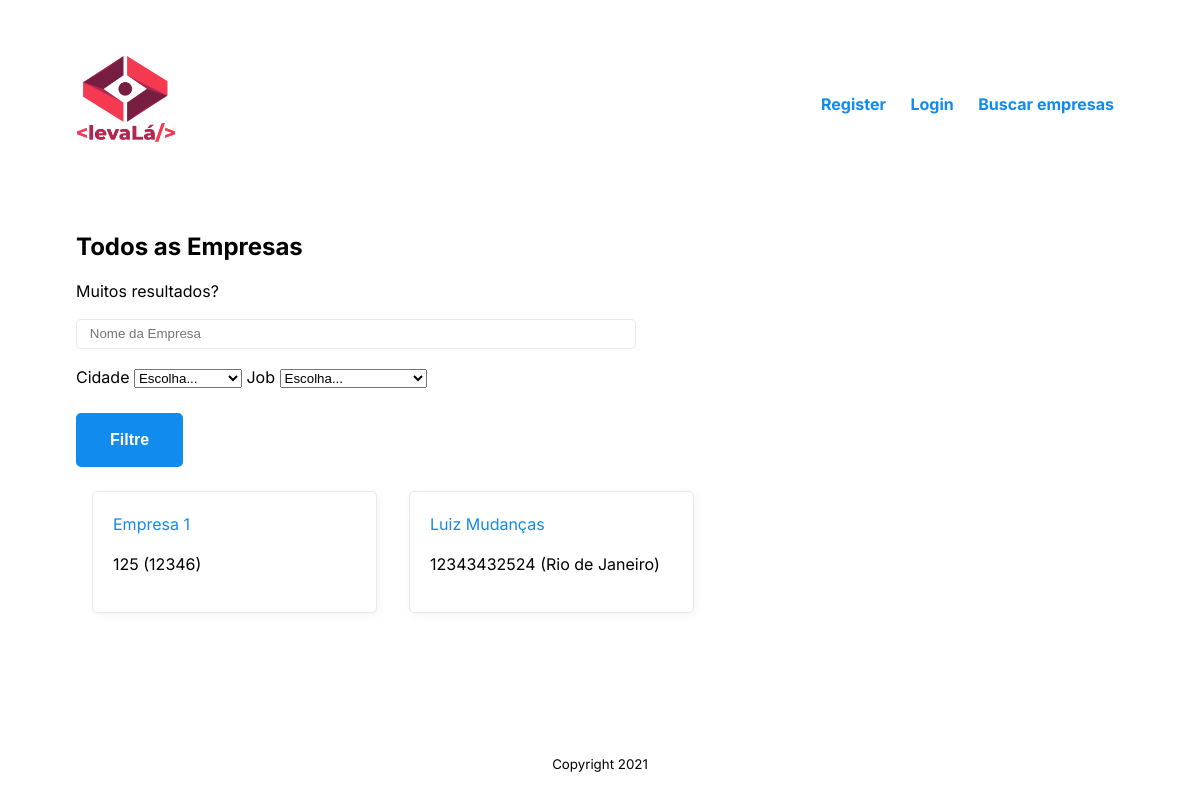
/companies/, run on the app's committed database.
### user/models.py (models this page shows, shortened)
class Company(models.Model):
    name = models.CharField(max_length=255)
    user = models.OneToOneField(User, on_delete = models.CASCADE, primary_key = True)
    logoURL = models.URLField(max_length=300, null=True, blank=True)
    cnpj = models.IntegerField(default=0)
    tel = models.IntegerField(default=0)
    job = models.CharField(max_length=255, default='Municipal')
    city = models.CharField(max_length=255)

### companies/views.py (the view)
# urls.py: path('', views.list_companies, name='list'),
def list_companies(request):
    company_list = Company.objects.all()
    context = {'company_list': company_list}
    return render(request, 'companies/list.html', context)

### companies/templates/companies/list.html (shortened to what this page needs)
{% extends 'base.html' %}
{% block content %}
<h2>Todos as Empresas</h2>
<section>
    <p>Muitos resultados?</p>
</section>
<form action="{% url 'companies:search' %}">
    <p>
        <input type="text" name="query_name" id="id_query" placeholder="Nome da Empresa"/>
        <label for="city">Cidade</label>
        <select id="id_query_city" name="query_city">
            <option selected>Escolha...</option>
        </select>
        <label for="job">Job</label>
        <select id="id_query_job" name="query_job">
            <option selected>Escolha...</option>
        </select>
    </p>
    <button type="submit">Filtre</button>
</form>
{% if company_list %}
<section class="lista-de-cards">
    {% for company in company_list %}
    <article class="card">
        <a href="{% url 'companies:detail' company.user_id %}">{{company.name}}</a>
        <p>{{ company.cnpj }} ({{ company.city }})</p>
    </article>
    {% endfor %}
</section>
{% else %}
<p>Não foi encontrado nenhuma empresa.</p>
{% endif %}
{% endblock content %}

### static/style.css (style rules this page uses)
:root { --primary-color: #000000; --secondary-color: #118bee; --tertiary-color: #f44d27; --secondary-color-light: #30b2ff; --tertiary-color-light: #ff6d28; --bg-color: #fff; --secondary-bg-color: #e9e9e9; --color-shadow: #f4f4f4; font-family: Inter, sans-serif; font-size: 16px; line-height: 1.5em; }
* { box-sizing: border-box; }
html, body { height: 100%; }
body { display: flex; flex-direction: column; }
.lista-de-cards { display: flex; flex-wrap: wrap; }
.card { border: 1px solid var(--secondary-bg-color); border-radius: 5px; box-shadow: 2px 2px 10px var(--color-shadow); margin: 1rem; padding: 1.25rem; width: 285px; }
a { color: var(--secondary-color); text-decoration: none; }
input { display: block; width: 100%; max-width: 560px; border: 1px solid var(--secondary-bg-color); border-radius: 5px; margin-bottom: 1rem; padding: 0.4rem 0.8rem; }
button { background-color: var(--secondary-color); border: 2px solid var(--secondary-color); color: var(--bg-color); border-radius: 5px; display: inline-block; font-size: medium; font-weight: bold; margin: 0.5rem 0; padding: 1rem 2rem; }

### data on the page
Company: name "Empresa 1", cnpj "125", city "12346"
Company: name "Luiz Mudanças", cnpj "12343432524", city "Rio de Janeiro"
